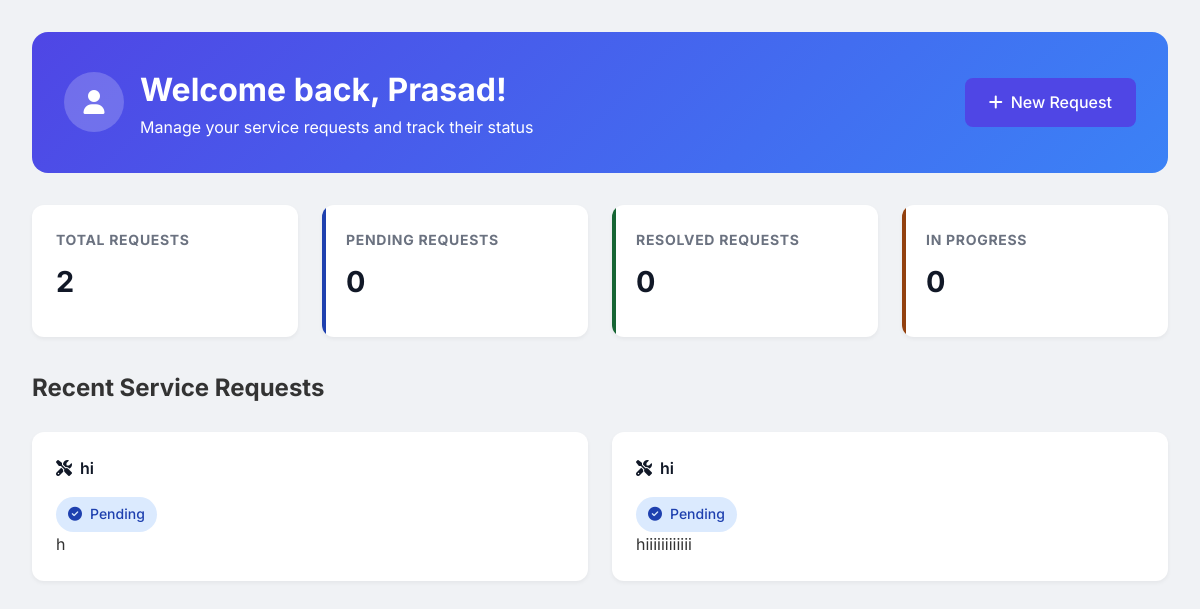
/customers/dashboard/ (signed in), run on an earlier commit of the app's database.
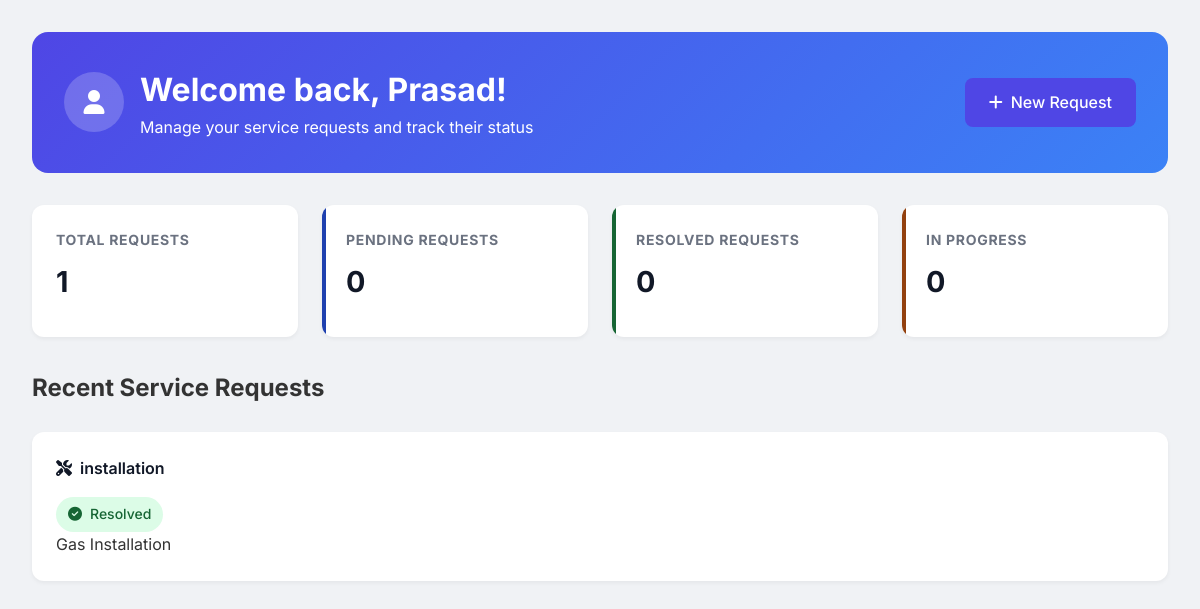
And on a later commit of the database.
### customers/models.py (models this page shows, shortened)
class ServiceRequest(models.Model):
    STATUS_CHOICES = (
        ('pending', 'Pending'),
        ('in_progress', 'In Progress'),
        ('resolved', 'Resolved'),
        ('completed', 'Completed'),
    )
    customer = models.ForeignKey(Customer, on_delete=models.CASCADE)
    service_type = models.CharField(max_length=100)
    details = models.TextField()
    status = models.CharField(
        max_length=20,
        choices=STATUS_CHOICES,
        default='pending'
    )
    created_at = models.DateTimeField(auto_now_add=True)
    updated_at = models.DateTimeField(auto_now=True)
    class Meta:
        ordering = ['-created_at']

### customers/views.py (the view)
# urls.py: path('dashboard/', views.dashboard, name='dashboard'),
@login_required
def dashboard(request):
    try:
        customer = Customer.objects.get(user=request.user)
    except Customer.DoesNotExist:
        messages.warning(request, "Customer profile not found. Please create your profile.")
        return redirect('create_customer_profile')
    requests = ServiceRequest.objects.filter(customer=customer).select_related('customer')
    pending_count = requests.filter(status='pending').count()
    resolved_count = requests.filter(status__in=['resolved', 'completed']).count()
    in_progress_count = requests.filter(status='in_progress').count()
    total_count = requests.count()
    context = {
        'customer': customer,
        'requests': requests.order_by('-updated_at'),  # Show most recently updated first
        'total_count': total_count,
        'pending_count': pending_count,
        'resolved_count': resolved_count,
        'in_progress_count': in_progress_count,
    }
    return render(request, 'dashboard.html', context)

### customers/templates/dashboard.html (shortened to what this page needs)
<!DOCTYPE html>
<html lang="en">
<head>
    {% load request_filters %}
    <link rel="stylesheet" href="https://cdnjs.cloudflare.com/ajax/libs/font-awesome/6.4.0/css/all.min.css">
</head>
<body>
    <div class="container">
        {% if customer %}
            <div class="dashboard-header">
                <div class="user-info">
                    <div class="user-avatar">
                        <i class="fas fa-user"></i>
                    </div>
                    <div>
                        <h1>Welcome back, {{ customer.user.username }}!</h1>
                        <p>Manage your service requests and track their status</p>
                    </div>
                </div>
                <a href="{% url 'customers:create_request' %}" class="create-request-btn">
                    <i class="fas fa-plus"></i> New Request
                </a>
            </div>
            <div class="stats-grid">
                <div class="stat-card" id="total-requests">
                    <h3>Total Requests</h3>
                    <div class="number">{{ total_count }}</div>
                </div>
                <div class="stat-card pending" id="pending-requests">
                    <h3>Pending Requests</h3>
                    <div class="number">{{ pending_count }}</div>
                </div>
                <div class="stat-card completed" id="resolved-requests">
                    <h3>Resolved Requests</h3>
                    <div class="number">{{ resolved_count }}</div>
                </div>
                <div class="stat-card in-progress" id="progress-requests">
                    <h3>In Progress</h3>
                    <div class="number">{{ in_progress_count }}</div>
                </div>
            </div>
            <div class="requests-section">
                <div class="section-header">
                    <h2>Recent Service Requests</h2>
                </div>
                {% if requests %}
                    <div class="requests-grid">
                        {% for request in requests %}
                            <div class="request-card">
                                <div class="request-type">
                                    <i class="fas fa-tools"></i>
                                    {{ request.service_type }}
                                </div>
                                <span class="status status-{{ request.status|lower }}">
                                    <i class="fas {% if request.status == 'pending' %}fa-clock
                                        {% elif request.status == 'in_progress' %}fa-spinner
                                        {% else %}fa-check-circle{% endif %}"></i>
                                    {{ request.status|title }}
                                </span>
                                {% if request.details %}
                                    <p class="request-details">{{ request.details }}</p>
                                {% endif %}
                            </div>
                        {% endfor %}
                    </div>
                {% else %}
                    <p>No service requests yet.</p>
                {% endif %}
            </div>
        {% endif %}
    </div>
</body>
</html>

What changed in the data, as far as the page shows it:
removed ServiceRequest: service_type "hi", status "Pending", details "h"
removed ServiceRequest: service_type "hi", status "Pending", details "hiiiiiiiiiiii"
added ServiceRequest: service_type "installation", status "Resolved", details "Gas Installation"
Also different on the page:
{{ total_count }}: "2" → "1"
